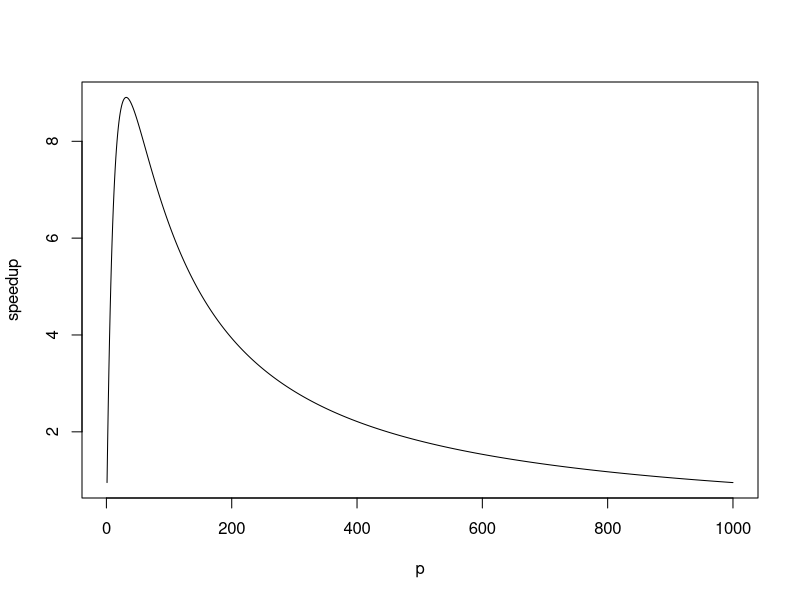
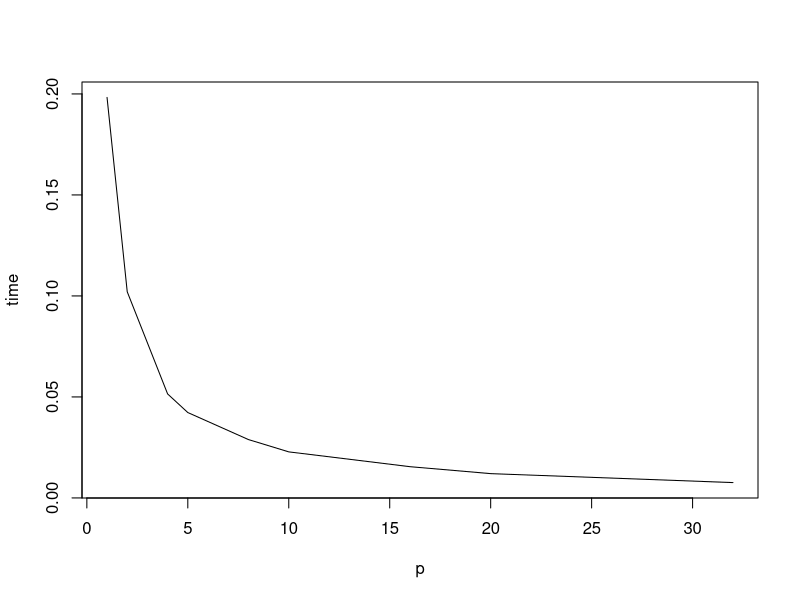

Generate these figures, in order, with R: (Note: this script raises an error after producing the figures.)

T_comp<-2*10^-9
T_read<-1*10^-4
T_comm <-1*10^-6 

p<-1:1000
N<-10^6


T_s = N*T_comp

T_p = T_read+(p-1+N/p)*T_comp+2*T_comm*(p-1)

speedup = T_s/T_p


plot(p,speedup,type = "l")

library(dplyr)
x<-data.frame(p,speedup)
max<- filter(x,x$speedup==max(x$speedup))


p = c(1,2,4,5,8,10,16,20,32);
time = c(0.19828200,
         0.10205293,
         0.05147886, 
         0.04226208,
         0.02889167,
         0.0227909 ,
         0.01546288, 
         0.01202011  ,
         0.00758505);

plot(p,time,type = "l")
lines(p,t)
t = c(0.190000,0.190000,0.190000,0.190000,0.190000,0.190000,0.190000,0.190000,0.190000)
t_serial = 0.190000
speedup= t_serial/time;
plot(p,speedup,type = "l")


p = c(1 ,
      2 ,  
      
      3 , 
      
      4 ,
      
      5,  
      
      6,
      
      
      7 ,
      8,
      9,
      
      10 ,
      
      15, 
      
      20 ,
      25,
      
      
      30 ,
      
      35,
      
      
      40 ,
      45,
      
      50,
      55,
      
      65,
      
      70 ,
      85,
      
      
      90 ,
      
      100 ,
      110,
      
      120 ,
      130,
      
      140,
      
      150 ,
      160,
      170,
      
      180,
      190
);
time = c(0.19834018 , 
          0.10237694,
         
          0.06810403,
         
        0.05112910,
         
         0.04208803,
         
         0.03521991,
         
         
         0.03114295,
          0.02774906,
         0.02494812,
         
         0.022473105,
         
         0.01611710,
         
          0.01290107,
         0.04538202,
         
         
         0.04738688,
         0.04664588,
         
         
         0.00709820,
         0.03946805,
         
        0.04218102 ,
        0.03909183,
         
         0.04053712,
         
        0.04279184,
         0.04293084,
         
         
         0.04550791,
         
         0.04573107 ,
          0.04612899,
         
          0.04723096,
         0.08044481,
         
         0.04769993,
         
         0.04286814,
          0.08405995,
          0.12087607,
         
         0.12373304,
         0.12087607
);

plot(p,time,type = "l")
lines(p,t)
t_serial = 0.260000
speedup= t_serial/time;
plot(p,speedup,type = "l")
lines(p,p,type ='r')

p_billion = c(
  1,
  # wallti
  5,
  # walltime on master processor : 4.20706916
  10,
  # walltime on master processor : 2.23497915
  15,
  # walltime on master processor : 1.54891181
  20,
  # walltime on master processor : 1.44179392
  25,
  # walltime on master processor : 0.96517396
  50,
  # walltime on master processor : 0.61355782
  75,
  # w,alltime on master processor : 0.35910296
  90,
  # walltime on master processor : 0.30017495
  100,
  # walltime on master processor : 0.27414989
  110,
  # walltime on master processor : 0.31551290
  
  120,
  # walltime on master processor : 0.25058603
  130,
  # walltime on master processor : 0.26568794
  140,
  # walltime on master processor : 0.25276184
  150
  # walltime on master processor : 0.23546004
    
);
time_billion = c(
   19.79908109,
   4.20706916,
 2.23497915,
  1.54891181,
   1.44179392,
   0.96517396,
  0.61355782,
 0.35910296,
   0.30017495,
  0.27414989,
   0.31551290,
 0.25058603,
0.26568794,
 0.25276184,
   0.23546004
);

plot(p_billion,time_billion,type = "l")
lines(p,p)
t_serial = 26.76
speedup= t_serial/time_billion;
plot(p_billion,speedup,type = "l")

p_100million = c(
  1,
  # walltime on master processor : 1.97930312
  5,
  # walltime on master processor : 0.42994881
  10,
  # walltime on master processor : 0.22460914
  15,
  # walltime on master processor : 0.19165015
  20,
  # walltime on master processor : 0.11935997
  25,
  # walltime on master processor : 0.09289098
  50,
  # walltime on master processor : 0.08066607
  75,
  # walltime on master processor : 0.07152891
    90,
  # walltime on master processor : 0.06218886
    100,
  # walltime on master processor : 0.06592202

    110,
  # walltime on master processor : 0.06510186
  120,
  # walltime on master processor : 0.07200909
  130,
  # walltime on master processor : 0.06397820
  140,
  # walltime on master processor : 0.06224704
  
  150,
  # walltime on master processor : 0.03052187
  
    160,
  # walltime on master processor : 0.09982419
  170,
  # walltime on master processor : 0.13634300
  190,
  # walltime on master processor : 0.09572482
  200
  # walltime on master processor : 0.06143498
);
time_100million = c(
  1.97930312,
  0.42994881,
  0.22460914,
  0.19165015,
  0.11935997,
 0.09289098,
  0.08066607,
  0.07152891,
 0.06218886,
  0.06592202,
  
  0.06510186,
   0.07200909,
  0.06397820,
  
   0.06224704,
 0.03052187,
  0.09982419,
   0.13634300,
   0.09572482,
  0.06143498
  
);

plot(p_100million,time_100million,type = "l")
lines(p,t)
t_serial = 2.51
speedup= t_serial/time_100million;
plot(p_100million,speedup,type = "l")

